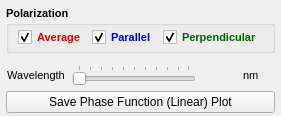
      <widget class="QWidget" name="tab_PhaseFunction_Linear">
       <attribute name="title">
        <string>Phase Function (Linear)</string>
       </attribute>
       <layout class="QGridLayout" name="gridLayout_22">
        <property name="leftMargin">
         <number>6</number>
        </property>
        <property name="topMargin">
         <number>6</number>
        </property>
        <property name="rightMargin">
         <number>6</number>
        </property>
        <property name="bottomMargin">
         <number>3</number>
        </property>
        <item row="2" column="0" colspan="3">
         <widget class="QPushButton" name="pushButton_SavePlot_PhaseFunctionLinear">
          <property name="text">
           <string>Save Phase Function (Linear) Plot</string>
          </property>
         </widget>
        </item>
        <item row="1" column="1">
         <widget class="QSlider" name="slider_WL_PFLinear">
          <property name="font">
           <font>
            <family>Arial</family>
            <pointsize>8</pointsize>
           </font>
          </property>
          <property name="orientation">
           <enum>Qt::Horizontal</enum>
          </property>
          <property name="tickPosition">
           <enum>QSlider::TicksAbove</enum>
          </property>
         </widget>
        </item>
        <item row="1" column="2">
         <layout class="QGridLayout" name="gridLayout_20">
          <item row="0" column="0">
           <widget class="QLabel" name="label_CurrentWL_PFLinear">
            <property name="sizePolicy">
             <sizepolicy hsizetype="Minimum" vsizetype="Preferred">
              <horstretch>0</horstretch>
              <verstretch>0</verstretch>
             </sizepolicy>
            </property>
            <property name="minimumSize">
             <size>
              <width>35</width>
              <height>0</height>
             </size>
            </property>
            <property name="font">
             <font>
              <family>Arial</family>
              <pointsize>8</pointsize>
              <bold>false</bold>
             </font>
            </property>
            <property name="text">
             <string/>
            </property>
            <property name="alignment">
             <set>Qt::AlignRight|Qt::AlignTrailing|Qt::AlignVCenter</set>
            </property>
           </widget>
          </item>
          <item row="0" column="1">
           <widget class="QLabel" name="label_nm_PFLinear">
            <property name="minimumSize">
             <size>
              <width>32</width>
              <height>0</height>
             </size>
            </property>
            <property name="font">
             <font>
              <family>Arial</family>
              <pointsize>8</pointsize>
              <bold>false</bold>
             </font>
            </property>
            <property name="text">
             <string>nm</string>
            </property>
            <property name="alignment">
             <set>Qt::AlignLeading|Qt::AlignLeft|Qt::AlignVCenter</set>
            </property>
           </widget>
          </item>
         </layout>
        </item>
        <item row="1" column="0">
         <widget class="QLabel" name="label_name_PFLinear_WL">
          <property name="sizePolicy">
           <sizepolicy hsizetype="Preferred" vsizetype="Preferred">
            <horstretch>0</horstretch>
            <verstretch>0</verstretch>
           </sizepolicy>
          </property>
          <property name="minimumSize">
           <size>
            <width>60</width>
            <height>0</height>
           </size>
          </property>
          <property name="font">
           <font>
            <family>Arial</family>
            <pointsize>8</pointsize>
            <bold>false</bold>
           </font>
          </property>
          <property name="text">
           <string>Wavelength</string>
          </property>
          <property name="alignment">
           <set>Qt::AlignCenter</set>
          </property>
         </widget>
        </item>
        <item row="0" column="0" colspan="3">
         <layout class="QVBoxLayout" name="verticalLayout_5">
          <item>
           <widget class="QGroupBox" name="groupBox">
            <property name="sizePolicy">
             <sizepolicy hsizetype="Preferred" vsizetype="Minimum">
              <horstretch>0</horstretch>
              <verstretch>0</verstretch>
             </sizepolicy>
            </property>
            <property name="font">
             <font>
              <family>Arial</family>
              <pointsize>8</pointsize>
              <bold>true</bold>
             </font>
            </property>
            <property name="title">
             <string>Polarization</string>
            </property>
            <layout class="QHBoxLayout" name="horizontalLayout_7">
             <property name="topMargin">
              <number>3</number>
             </property>
             <property name="bottomMargin">
              <number>3</number>
             </property>
             <item>
              <widget class="QCheckBox" name="checkBox_PhaseLinearAve">
               <property name="palette">
                <palette>
                 <active>
                  <colorrole role="WindowText">
                   <brush brushstyle="SolidPattern">
                    <color alpha="255">
                     <red>225</red>
                     <green>0</green>
                     <blue>0</blue>
                    </color>
                   </brush>
                  </colorrole>
                 </active>
                 <inactive>
                  <colorrole role="WindowText">
                   <brush brushstyle="SolidPattern">
                    <color alpha="255">
                     <red>225</red>
                     <green>0</green>
                     <blue>0</blue>
                    </color>
                   </brush>
                  </colorrole>
                 </inactive>
                 <disabled/>
                </palette>
               </property>
               <property name="font">
                <font>
                 <family>Arial</family>
                 <pointsize>8</pointsize>
                 <bold>true</bold>
                </font>
               </property>
               <property name="text">
                <string>Average</string>
               </property>
               <property name="checked">
                <bool>true</bool>
               </property>
              </widget>
             </item>
             <item>
              <widget class="QCheckBox" name="checkBox_PhaseLinearPara">
               <property name="palette">
                <palette>
                 <active>
                  <colorrole role="WindowText">
                   <brush brushstyle="SolidPattern">
                    <color alpha="255">
                     <red>0</red>
                     <green>0</green>
                     <blue>225</blue>
                    </color>
                   </brush>
                  </colorrole>
                 </active>
                 <inactive>
                  <colorrole role="WindowText">
                   <brush brushstyle="SolidPattern">
                    <color alpha="255">
                     <red>0</red>
                     <green>0</green>
                     <blue>225</blue>
                    </color>
                   </brush>
                  </colorrole>
                 </inactive>
                 <disabled/>
                </palette>
               </property>
               <property name="font">
                <font>
                 <family>Arial</family>
                 <pointsize>8</pointsize>
                 <bold>true</bold>
                </font>
               </property>
               <property name="text">
                <string>Parallel</string>
               </property>
               <property name="checked">
                <bool>true</bool>
               </property>
              </widget>
             </item>
             <item>
              <widget class="QCheckBox" name="checkBox_PhaseLinearPerp">
               <property name="palette">
                <palette>
                 <active>
                  <colorrole role="WindowText">
                   <brush brushstyle="SolidPattern">
                    <color alpha="255">
                     <red>0</red>
                     <green>100</green>
                     <blue>0</blue>
                    </color>
                   </brush>
                  </colorrole>
                 </active>
                 <inactive>
                  <colorrole role="WindowText">
                   <brush brushstyle="SolidPattern">
                    <color alpha="255">
                     <red>0</red>
                     <green>100</green>
                     <blue>0</blue>
                    </color>
                   </brush>
                  </colorrole>
                 </inactive>
                 <disabled/>
                </palette>
               </property>
               <property name="font">
                <font>
                 <family>Arial</family>
                 <pointsize>8</pointsize>
                 <bold>true</bold>
                </font>
               </property>
               <property name="text">
                <string>Perpendicular</string>
               </property>
               <property name="checked">
                <bool>true</bool>
               </property>
              </widget>
             </item>
            </layout>
           </widget>
          </item>
          <item>
           <widget class="QCustomPlot" name="customPlot_PhaseFunctionLinear" native="true">
            <property name="sizePolicy">
             <sizepolicy hsizetype="Preferred" vsizetype="MinimumExpanding">
              <horstretch>1</horstretch>
              <verstretch>0</verstretch>
             </sizepolicy>
            </property>
            <property name="font">
             <font>
              <family>Arial</family>
              <pointsize>8</pointsize>
              <italic>false</italic>
              <bold>false</bold>
             </font>
            </property>
           </widget>
          </item>
         </layout>
        </item>
       </layout>
      </widget>
